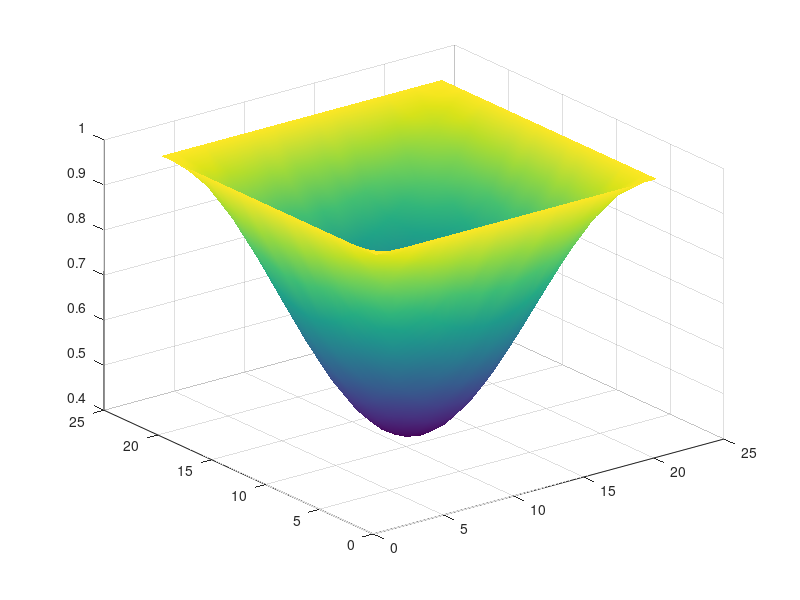

MATLAB code for this plot: (Note: this script raises an error after producing the figure.)
% Auto-generated MATLAB script
field = [ ...
    1.00000000E+00   1.00000000E+00   1.00000000E+00   1.00000000E+00   1.00000000E+00   1.00000000E+00   1.00000000E+00   1.00000000E+00   1.00000000E+00   1.00000000E+00   1.00000000E+00   1.00000000E+00   1.00000000E+00   1.00000000E+00   1.00000000E+00   1.00000000E+00   1.00000000E+00   1.00000000E+00   1.00000000E+00   1.00000000E+00   1.00000000E+00; ...
    1.00000000E+00   9.84826634E-01   9.70079256E-01   9.56150887E-01   9.43417995E-01   9.32171288E-01   9.22683867E-01   9.15120193E-01   9.09644047E-01   9.06313657E-01   9.05208796E-01   9.06313657E-01   9.09644047E-01   9.15120193E-01   9.22683867E-01   9.32171288E-01   9.43417995E-01   9.56150887E-01   9.70079256E-01   9.84826634E-01   1.00000000E+00; ...
    1.00000000E+00   9.70079256E-01   9.40986960E-01   9.13532684E-01   8.88403293E-01   8.66246272E-01   8.47510483E-01   8.32622188E-01   8.21793300E-01   8.15255924E-01   8.13046201E-01   8.15255924E-01   8.21793300E-01   8.32622188E-01   8.47510483E-01   8.66246272E-01   8.88403293E-01   9.13532684E-01   9.40986960E-01   9.70079256E-01   1.00000000E+00; ...
    1.00000000E+00   9.56150887E-01   9.13532684E-01   8.73282017E-01   8.36485644E-01   8.03985290E-01   7.76568116E-01   7.54711547E-01   7.38886264E-01   7.29263056E-01   7.26069628E-01   7.29263056E-01   7.38886264E-01   7.54711547E-01   7.76568116E-01   8.03985290E-01   8.36485644E-01   8.73282017E-01   9.13532684E-01   9.56150887E-01   1.00000000E+00; ...
    1.00000000E+00   9.43417995E-01   8.88403293E-01   8.36485644E-01   7.88966196E-01   7.47066418E-01   7.11638547E-01   6.83484393E-01   6.63008898E-01   6.50646042E-01   6.46468906E-01   6.50646042E-01   6.63008898E-01   6.83484393E-01   7.11638547E-01   7.47066418E-01   7.88966196E-01   8.36485644E-01   8.88403293E-01   9.43417995E-01   1.00000000E+00; ...
    1.00000000E+00   9.32171288E-01   8.66246272E-01   8.03985290E-01   7.47066418E-01   6.96795780E-01   6.54385777E-01   6.20580370E-01   5.96100995E-01   5.81218212E-01   5.76277091E-01   5.81218212E-01   5.96100995E-01   6.20580370E-01   6.54385777E-01   6.96795780E-01   7.47066418E-01   8.03985290E-01   8.66246272E-01   9.32171288E-01   1.00000000E+00; ...
    1.00000000E+00   9.22683867E-01   8.47510483E-01   7.76568116E-01   7.11638547E-01   6.54385777E-01   6.05980164E-01   5.67510028E-01   5.39535878E-01   5.22642272E-01   5.16937166E-01   5.22642272E-01   5.39535878E-01   5.67510028E-01   6.05980164E-01   6.54385777E-01   7.11638547E-01   7.76568116E-01   8.47510483E-01   9.22683867E-01   1.00000000E+00; ...
    1.00000000E+00   9.15120193E-01   8.32622188E-01   7.54711547E-01   6.83484393E-01   6.20580370E-01   5.67510028E-01   5.25211255E-01   4.94578423E-01   4.75958178E-01   4.69773271E-01   4.75958178E-01   4.94578423E-01   5.25211255E-01   5.67510028E-01   6.20580370E-01   6.83484393E-01   7.54711547E-01   8.32622188E-01   9.15120193E-01   1.00000000E+00; ...
    1.00000000E+00   9.09644047E-01   8.21793300E-01   7.38886264E-01   6.63008898E-01   5.96100995E-01   5.39535878E-01   4.94578423E-01   4.61890542E-01   4.42147292E-01   4.35482584E-01   4.42147292E-01   4.61890542E-01   4.94578423E-01   5.39535878E-01   5.96100995E-01   6.63008898E-01   7.38886264E-01   8.21793300E-01   9.09644047E-01   1.00000000E+00; ...
    1.00000000E+00   9.06313657E-01   8.15255924E-01   7.29263056E-01   6.50646042E-01   5.81218212E-01   5.22642272E-01   4.75958178E-01   4.42147292E-01   4.21597788E-01   4.14770031E-01   4.21597788E-01   4.42147292E-01   4.75958178E-01   5.22642272E-01   5.81218212E-01   6.50646042E-01   7.29263056E-01   8.15255924E-01   9.06313657E-01   1.00000000E+00; ...
    1.00000000E+00   9.05208796E-01   8.13046201E-01   7.26069628E-01   6.46468906E-01   5.76277091E-01   5.16937166E-01   4.69773271E-01   4.35482584E-01   4.14770031E-01   4.07779226E-01   4.14770031E-01   4.35482584E-01   4.69773271E-01   5.16937166E-01   5.76277091E-01   6.46468906E-01   7.26069628E-01   8.13046201E-01   9.05208796E-01   1.00000000E+00; ...
    1.00000000E+00   9.06313657E-01   8.15255924E-01   7.29263056E-01   6.50646042E-01   5.81218212E-01   5.22642272E-01   4.75958178E-01   4.42147292E-01   4.21597788E-01   4.14770031E-01   4.21597788E-01   4.42147292E-01   4.75958178E-01   5.22642272E-01   5.81218212E-01   6.50646042E-01   7.29263056E-01   8.15255924E-01   9.06313657E-01   1.00000000E+00; ...
    1.00000000E+00   9.09644047E-01   8.21793300E-01   7.38886264E-01   6.63008898E-01   5.96100995E-01   5.39535878E-01   4.94578423E-01   4.61890542E-01   4.42147292E-01   4.35482584E-01   4.42147292E-01   4.61890542E-01   4.94578423E-01   5.39535878E-01   5.96100995E-01   6.63008898E-01   7.38886264E-01   8.21793300E-01   9.09644047E-01   1.00000000E+00; ...
    1.00000000E+00   9.15120193E-01   8.32622188E-01   7.54711547E-01   6.83484393E-01   6.20580370E-01   5.67510028E-01   5.25211255E-01   4.94578423E-01   4.75958178E-01   4.69773271E-01   4.75958178E-01   4.94578423E-01   5.25211255E-01   5.67510028E-01   6.20580370E-01   6.83484393E-01   7.54711547E-01   8.32622188E-01   9.15120193E-01   1.00000000E+00; ...
    1.00000000E+00   9.22683867E-01   8.47510483E-01   7.76568116E-01   7.11638547E-01   6.54385777E-01   6.05980164E-01   5.67510028E-01   5.39535878E-01   5.22642272E-01   5.16937166E-01   5.22642272E-01   5.39535878E-01   5.67510028E-01   6.05980164E-01   6.54385777E-01   7.11638547E-01   7.76568116E-01   8.47510483E-01   9.22683867E-01   1.00000000E+00; ...
    1.00000000E+00   9.32171288E-01   8.66246272E-01   8.03985290E-01   7.47066418E-01   6.96795780E-01   6.54385777E-01   6.20580370E-01   5.96100995E-01   5.81218212E-01   5.76277091E-01   5.81218212E-01   5.96100995E-01   6.20580370E-01   6.54385777E-01   6.96795780E-01   7.47066418E-01   8.03985290E-01   8.66246272E-01   9.32171288E-01   1.00000000E+00; ...
    1.00000000E+00   9.43417995E-01   8.88403293E-01   8.36485644E-01   7.88966196E-01   7.47066418E-01   7.11638547E-01   6.83484393E-01   6.63008898E-01   6.50646042E-01   6.46468906E-01   6.50646042E-01   6.63008898E-01   6.83484393E-01   7.11638547E-01   7.47066418E-01   7.88966196E-01   8.36485644E-01   8.88403293E-01   9.43417995E-01   1.00000000E+00; ...
    1.00000000E+00   9.56150887E-01   9.13532684E-01   8.73282017E-01   8.36485644E-01   8.03985290E-01   7.76568116E-01   7.54711547E-01   7.38886264E-01   7.29263056E-01   7.26069628E-01   7.29263056E-01   7.38886264E-01   7.54711547E-01   7.76568116E-01   8.03985290E-01   8.36485644E-01   8.73282017E-01   9.13532684E-01   9.56150887E-01   1.00000000E+00; ...
    1.00000000E+00   9.70079256E-01   9.40986960E-01   9.13532684E-01   8.88403293E-01   8.66246272E-01   8.47510483E-01   8.32622188E-01   8.21793300E-01   8.15255924E-01   8.13046201E-01   8.15255924E-01   8.21793300E-01   8.32622188E-01   8.47510483E-01   8.66246272E-01   8.88403293E-01   9.13532684E-01   9.40986960E-01   9.70079256E-01   1.00000000E+00; ...
    1.00000000E+00   9.84826634E-01   9.70079256E-01   9.56150887E-01   9.43417995E-01   9.32171288E-01   9.22683867E-01   9.15120193E-01   9.09644047E-01   9.06313657E-01   9.05208796E-01   9.06313657E-01   9.09644047E-01   9.15120193E-01   9.22683867E-01   9.32171288E-01   9.43417995E-01   9.56150887E-01   9.70079256E-01   9.84826634E-01   1.00000000E+00; ...
    1.00000000E+00   1.00000000E+00   1.00000000E+00   1.00000000E+00   1.00000000E+00   1.00000000E+00   1.00000000E+00   1.00000000E+00   1.00000000E+00   1.00000000E+00   1.00000000E+00   1.00000000E+00   1.00000000E+00   1.00000000E+00   1.00000000E+00   1.00000000E+00   1.00000000E+00   1.00000000E+00   1.00000000E+00   1.00000000E+00   1.00000000E+00 ];

% Surface plot (auto-generated)
[ny, nx] = size(field);
[X, Y] = meshgrid(1:nx, 1:ny);
fig = figure('Color','w');
ax = axes('Parent', fig);
h = surf(ax, X, Y, field);
shading(ax, 'interp');
colormap(ax, parula);
cb = colorbar(ax);
cb.Label.String = 'field value';
grid(ax, 'on');
box(ax, 'on');
axis(ax, 'tight');
view(ax, 45, 30);
xlabel(ax, 'i (x index)');
ylabel(ax, 'j (y index)');
zlabel(ax, 'field');
title(ax, sprintf('field (%d x %d)', ny, nx));
set(ax, 'FontSize', 12, 'LineWidth', 1);
set(h, 'EdgeColor', 'k');
drawnow;
